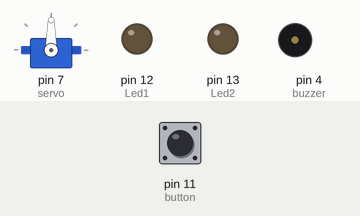
This sketch was run on a simulated Arduino Uno, built with avr-gcc and run on an emulated ATmega328P. Shown: servo, output pins drawn as LEDs (lit = HIGH), buzzer (waves = sounding). Inputs (shaded band) come from the test bench; at power-on: pin 11 (button) LOW.

Above: at 1.2 s.
1.3 s: pin 11 (button) pulled HIGH for 0.15 s
At 1.37 s:
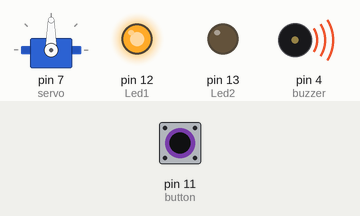
2.9 s: pin 11 (button) pulled HIGH for 3.2 s
At 7.2 s:
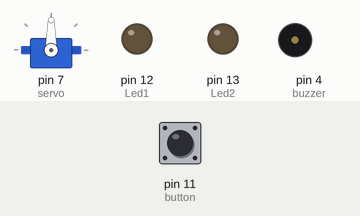
Timing chart, 0 to 8.7 s (numbered marks = the images above; inputs shaded):
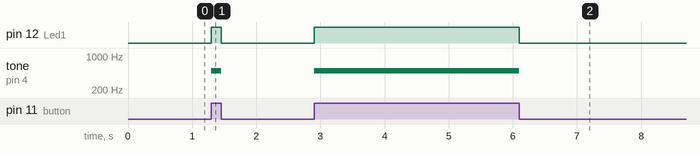

Measured:
- after the input at 1.3 s, pin 12 (Led1): LOW → HIGH at once, → LOW 0.15 s later; tone on pin 4 (buzzer): silent → 500 Hz at once, → silent 0.15 s later
- after the input at 2.9 s, pin 12 (Led1): LOW → HIGH at once, → LOW 3.2 s later; tone on pin 4 (buzzer): silent → 500 Hz at once, → silent 3.2 s later

The sketch:

servo_n_buzzer.ino
```cpp
#include <Servo.h>

Servo servo; // create servo object to control a servo
int buzzer = 4;
int button = 11;
int Led1 = 12;
int Led2 = 13;
int buttonState = 0;  // variable for reading the pushbutton status

void setup() {
  servo.attach(7);// attaches the servo on pin 9 to the servo object
 // servo.write(0);// rotate slowly servo to 0 degrees immediately
  pinMode(buzzer,OUTPUT);
  pinMode(Led1,OUTPUT);
  pinMode(Led2,OUTPUT);
  pinMode(button,INPUT);
  int position = 0;
  Serial.begin(9600);
}

void loop()
{
  // read the state of the pushbutton value:
  buttonState = digitalRead(button);

//  if (digitalRead(button) == LOW) {
//    digitalWrite(Led1, HIGH);
//    digitalWrite(Led2, LOW);
//    digitalWrite(buzzer, HIGH);
//    servo.write(90);
//
//  }else
//
//    digitalWrite(Led1, LOW);
//    digitalWrite(Led2, HIGH);
//    digitalWrite(buzzer, LOW);
//    servo.write(0);
//
button = digitalRead(11);

if (button==1){
  digitalWrite(12,HIGH);
  tone(buzzer,500,200);
}
else{
  digitalWrite(12,LOW);
  tone(buzzer,0,0);
}
}
```
